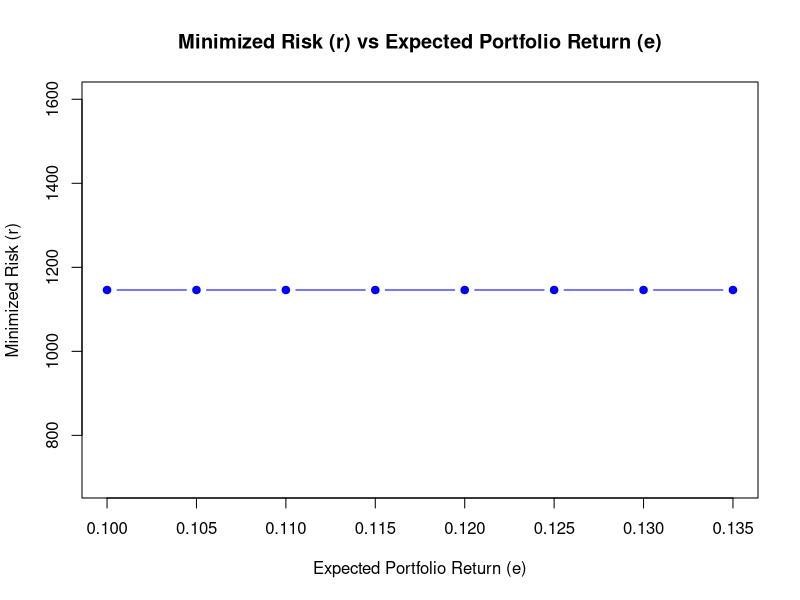

Write the R code that produced this figure.
## Reset environment command
rm(list=ls())
library(lpSolve)

## Part 1 Transportation Problem.
# Setting up the cost matrix
costs <- matrix(c(12, 15, 17, 14,9, 10, 13, 20, 11, 17, 16, 19, 7, 14, 12, 22, 16, 18), ncol=3, byrow=TRUE)

# Set up the waste generation constraints (source constraints)
plantcap <- c(45, 26, 42, 53, 29, 38)
plant.signs <- c("=", "=", "=", "=", "=", "=")

# Setting up the  disposal capacity constraint values
disposalcap <- c(65, 80, 105)
disposal.signs <- c("<=", "<=", "<=")

##Implementing the equation
lptrans <- lp.transport(costs, "min", plant.signs, plantcap, disposal.signs, disposalcap)

lptrans$crhs
## The solution matrix
lptrans$solution
## Minimized transportation cost
lptrans$objval


## Part 2 Investment Allocations.

library(quadprog)



Q <- matrix(c(0.001,	0.0003,	-0.0003,	0.00035,	-0.00035,	0.0004,0.0003,	0.009,	0.0004,	0.0016,	-0.0016,	0.0006, -0.0003,	0.0004,	0.008, 0.0015, -0.0055, -0.0007, 0.00035, 0.0016, 0.0015, 0.012, -0.0005, 0.0008, -0.00035, -0.0016, -0.0055, -0.0005, 0.012, -0.0008, 0.0004, 0.0006, -0.0007, 0.0008, -0.0008, 0.005), ncol = 6, byrow = TRUE)
Q

c <- c(0, 0, 0, 0, 0, 0)


# Step 2: Defining Constraints

Const1 <- c(1, 1, 1, 1, 1, 1) # the equality constraint should be first
Const2 <- c(0.07, 0.12, 0.11, 0.14, 0.14, 0.9)
Const3 <- c(1, 0, 0, 0, 0, 0)
Const4 <- c(0, 1, 0, 0, 0, 0)
Const5 <- c(0, 0, 1, 0, 0, 0)
Const6 <- c(0, 0, 0, 1, 0, 0)
Const7 <- c(0, 0, 0, 0, 1, 0)
Const8 <- c(0, 0, 0, 0, 0, 1)
A <- matrix(c(Const1, Const2, Const3, Const4, Const5, Const6, Const7, Const8), ncol=6, byrow=TRUE)

# Constraints' right-hand sides

b <- c(1, 0.11, 0, 0, 0, 0, 0 ,0)

# Solving the model

qp <- solve.QP(Dmat=Q, dvec=c, Amat=t(A), bvec=b, meq=1, factorized = TRUE)

qp$solution
qp$value

##part2b
baseline_returns <- seq(0.10, 0.135, by = 0.005)

results <- matrix(NA, nrow = length(baseline_returns), ncol = 2, dimnames = list(NULL, c("Risk (r)", "Return (e)")))

# Iterating over each baseline return value
for (i in seq_along(baseline_returns)) {
  # Update the constraint b to current baseline return
  b[2] <- baseline_returns[i]
  
  # Solve the quadratic programming problem
  qp <- solve.QP(Dmat = Q, dvec = c, Amat = t(A), bvec = b, meq = 1, factorized = TRUE)
  
  # Storing results
  results[i, ] <- c(qp$value, baseline_returns[i])
}

# Plotting e versus r
plot(results[, 2], results[, 1], type = "b", pch = 19, col = "blue",
     xlab = "Expected Portfolio Return (e)", ylab = "Minimized Risk (r)",
     main = "Minimized Risk (r) vs Expected Portfolio Return (e)")
